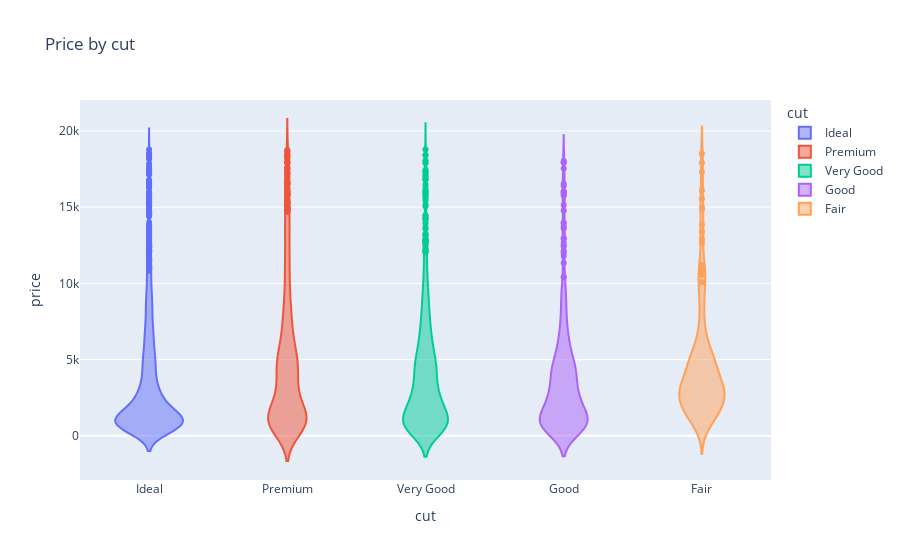

The code cell stored with this chart in its notebook:
### Code cell
plot_diamonds_price_by(diamonds, 'cut')

### Figure 1 — Plotly figure (JSON) as saved in the notebook; plotly's stock layout.template omitted (floating-point values rounded to 4 significant figures; data arrays with more than 128 entries replaced by an {"elided": "..."} marker saying what was removed)
{"data": [{"alignmentgroup": "True", "box": {"visible": false}, "hovertemplate": "cut=%{x}<br>price=%{y}<extra></extra>", "legendgroup": "Ideal", "marker": {"color": "#636efa"}, "name": "Ideal", "offsetgroup": "Ideal", "orientation": "v", "scalegroup": "True", "showlegend": true, "type": "violin", "x": {"elided": "1987 str values"}, "x0": " ", "xaxis": "x", "y": {"elided": "1987 int values"}, "y0": " ", "yaxis": "y"}, {"alignmentgroup": "True", "box": {"visible": false}, "hovertemplate": "cut=%{x}<br>price=%{y}<extra></extra>", "legendgroup": "Premium", "marker": {"color": "#EF553B"}, "name": "Premium", "offsetgroup": "Premium", "orientation": "v", "scalegroup": "True", "showlegend": true, "type": "violin", "x": {"elided": "1291 str values"}, "x0": " ", "xaxis": "x", "y": {"elided": "1291 int values"}, "y0": " ", "yaxis": "y"}, {"alignmentgroup": "True", "box": {"visible": false}, "hovertemplate": "cut=%{x}<br>price=%{y}<extra></extra>", "legendgroup": "Very Good", "marker": {"color": "#00cc96"}, "name": "Very Good", "offsetgroup": "Very Good", "orientation": "v", "scalegroup": "True", "showlegend": true, "type": "violin", "x": {"elided": "1097 str values"}, "x0": " ", "xaxis": "x", "y": {"elided": "1097 int values"}, "y0": " ", "yaxis": "y"}, {"alignmentgroup": "True", "box": {"visible": false}, "hovertemplate": "cut=%{x}<br>price=%{y}<extra></extra>", "legendgroup": "Good", "marker": {"color": "#ab63fa"}, "name": "Good", "offsetgroup": "Good", "orientation": "v", "scalegroup": "True", "showlegend": true, "type": "violin", "x": {"elided": "456 str values"}, "x0": " ", "xaxis": "x", "y": {"elided": "456 int values"}, "y0": " ", "yaxis": "y"}, {"alignmentgroup": "True", "box": {"visible": false}, "hovertemplate": "cut=%{x}<br>price=%{y}<extra></extra>", "legendgroup": "Fair", "marker": {"color": "#FFA15A"}, "name": "Fair", "offsetgroup": "Fair", "orientation": "v", "scalegroup": "True", "showlegend": true, "type": "violin", "x": {"elided": "158 str values"}, "x0": " ", "xaxis": "x", "y": {"elided": "158 int values"}, "y0": " ", "yaxis": "y"}], "layout": {"legend": {"title": {"text": "cut"}, "tracegroupgap": 0}, "title": {"text": "Price by cut"}, "violinmode": "overlay", "xaxis": {"anchor": "y", "categoryarray": ["Ideal", "Premium", "Very Good", "Good", "Fair"], "categoryorder": "array", "domain": [0, 1], "title": {"text": "cut"}}, "yaxis": {"anchor": "x", "domain": [0, 1], "title": {"text": "price"}}}}
